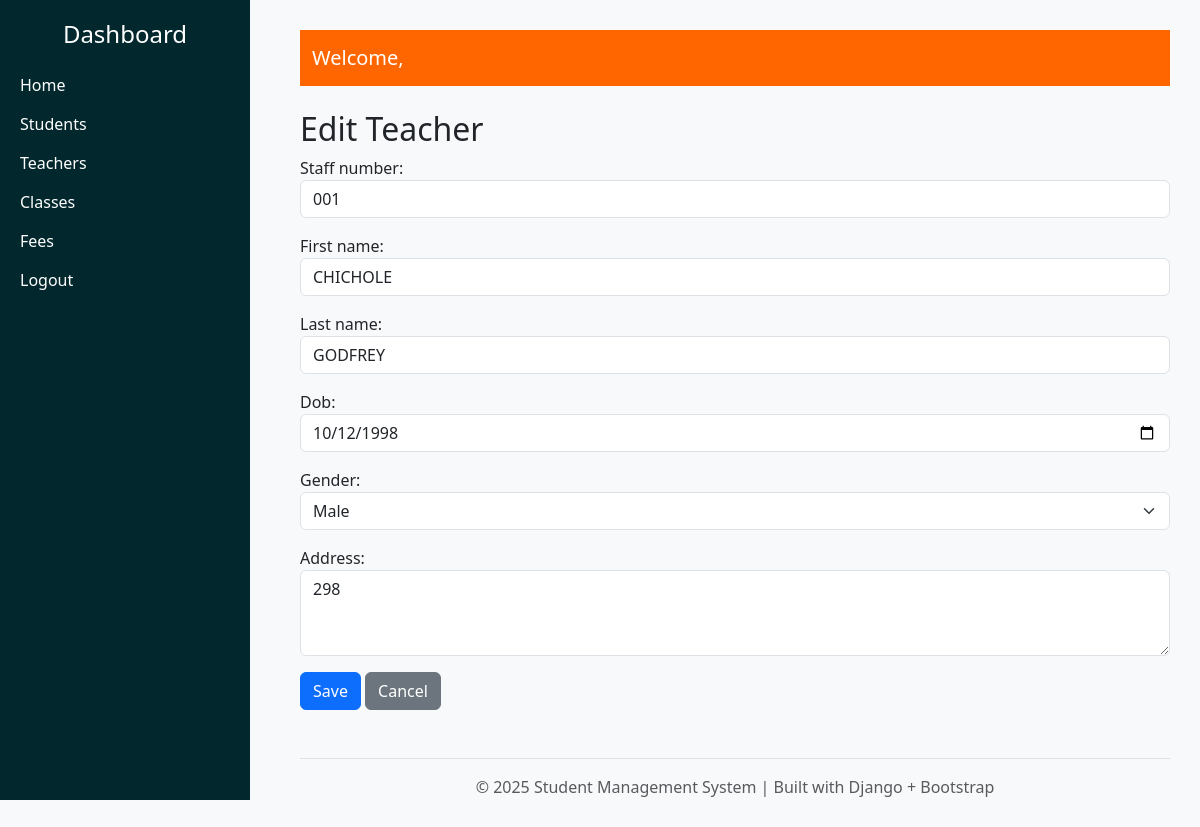
The page /student/teachers/1/edit/ on the database its author committed.
### student/models.py (models this page shows, shortened)
class Teacher(models.Model):
    user = models.OneToOneField(User, on_delete=models.CASCADE, null=True, blank=True)
    GENDER_CHOICES = [
        ('M', 'Male'),
        ('F', 'Female'),
    ]
    staff_number = models.CharField(max_length=20, unique=True)
    first_name = models.CharField(max_length=100)
    last_name = models.CharField(max_length=100)
    dob = models.DateField()
    gender = models.CharField(max_length=1, choices=GENDER_CHOICES)
    address = models.TextField(blank=True, null=True)
    created_at = models.DateTimeField(auto_now_add=True)

### student/views.py (the view)
# urls.py: path('teachers/<int:pk>/edit/', views.teacher_update, name='teacher_update'),
def teacher_update(request, pk):
    teacher = get_object_or_404(Teacher, pk=pk)
    if request.method == "POST":
        form = TeacherForm(request.POST, instance=teacher)
        if form.is_valid():
            form.save()
            return redirect('teacher_detail', pk=teacher.pk)
    else:
        form = TeacherForm(instance=teacher)
    return render(request, 'student/teacher_form.html', {'form': form})

### student/forms.py
class TeacherForm(forms.ModelForm):
    class Meta:
        model = Teacher
        fields = ['staff_number', 'first_name', 'last_name', 'dob', 'gender', 'address']
        widgets = {
            'dob': forms.DateInput(attrs={'type': 'date', 'class': 'form-control'}),
            'gender': forms.Select(attrs={'class': 'form-select'}),
            'staff_number': forms.TextInput(attrs={'class': 'form-control'}),
            'first_name': forms.TextInput(attrs={'class': 'form-control'}),
            'last_name': forms.TextInput(attrs={'class': 'form-control'}),
            'address': forms.Textarea(attrs={'class': 'form-control', 'rows': 3}),
        }

### student/templates/student/teacher_form.html (shortened to what this page needs)
{% extends "base.html" %}
{% block content %}
  <h2>{% if form.instance.pk %}Edit Teacher{% else %}Add Teacher{% endif %}</h2>
  <form method="post">
    {{ form.as_p }}
    <button type="submit" class="btn btn-primary">Save</button>
    <a href="{% url 'teacher_list' %}" class="btn btn-secondary">Cancel</a>
  </form>
{% endblock %}

### student/templates/base.html (style rules this page uses)
body { background-color: #f8f9fa; }

### rows shown on the page
Teacher: staff_number "001", first_name "CHICHOLE", last_name "GODFREY", dob "10/12/1998", gender "Male", address "298"

### other values the page prints
{{ year|default:2025 }} "2025"
